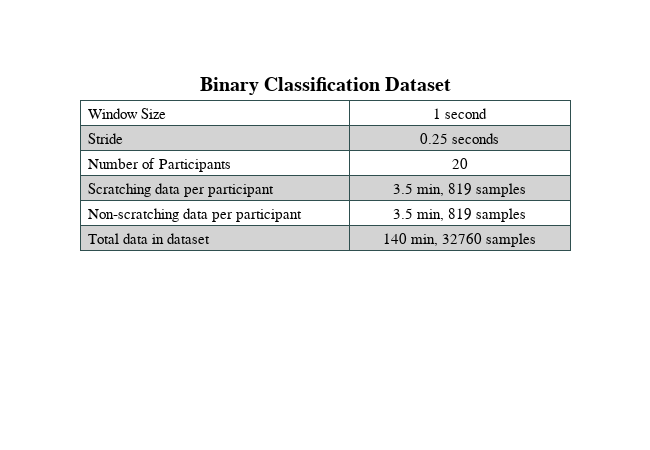

Notebook code cell kept with this figure:
### Code cell
import plotly.graph_objects as go
rowEvenColor = 'lightgrey'
rowOddColor = 'white'
col1 = ['Window Size', 'Stride', 'Number of Participants', 'Scratching data per participant',
       'Non-scratching data per participant', 'Total data in dataset']
col2 = ['1 second', '0.25 seconds', '20', '3.5 min, 819 samples', '3.5 min, 819 samples', '140 min, 32760 samples']

fig = go.Figure(data=[go.Table(
    header = dict(values = ['', ''],line_color = 'darkslategrey', height = 0),
    columnwidth = [0.55,0.45],
    cells=dict(values=[col1, col2],
    line_color='darkslategray',
    fill_color = [[rowOddColor,rowEvenColor,rowOddColor, rowEvenColor]*4],
    align = ['left', 'center'],
    height = 25,
    font = dict(color = 'black', size = 15)))
                     ])

fig.layout['template']['data']['table'][0]['header']['fill']['color']='rgba(0,0,0,0)' #remove header
#fig.for_each_trace(lambda t: t.update(header_fill_color = 'rgba(0,0,0,0)'))


fig.update_layout(showlegend = False,
    title={
        'text': "<b>Binary Classification Dataset</b>",
        'y':0.83,
        'x':0.5,
        'xanchor': 'center',
        'yanchor': 'top'}, width = 650, height = 450,
        font=dict(
            size=14,
        )
                     )
fig.update_layout(
    font_family="Helvetica Neue",
    font_color="black",
    title_font_family="Helvetica Neue",
    title_font_color="black",
    legend_title_font_color="black"
)

fig.show()
fig.write_image('/Users/akhil/Documents/Wearable_Scratch_Intensity/final_paper/final_figures/bin_dataset.png')

### Figure 1 — Plotly figure (JSON) as saved in the notebook; plotly's stock layout.template omitted (floating-point values rounded to 4 significant figures)
{"data": [{"cells": {"align": ["left", "center"], "fill": {"color": [["white", "lightgrey", "white", "lightgrey", "white", "lightgrey", "white", "lightgrey", "white", "lightgrey", "white", "lightgrey", "white", "lightgrey", "white", "lightgrey"]]}, "font": {"color": "black", "size": 15}, "height": 25, "line": {"color": "darkslategray"}, "values": [["Window Size", "Stride", "Number of Participants", "Scratching data per participant", "Non-scratching data per participant", "Total data in dataset"], ["1 second", "0.25 seconds", "20", "3.5 min, 819 samples", "3.5 min, 819 samples", "140 min, 32760 samples"]]}, "columnwidth": [0.55, 0.45], "header": {"height": 0, "line": {"color": "darkslategrey"}, "values": ["", ""]}, "type": "table"}], "layout": {"font": {"color": "black", "family": "Helvetica Neue", "size": 14}, "height": 450, "legend": {"title": {"font": {"color": "black"}}}, "showlegend": false, "title": {"font": {"color": "black", "family": "Helvetica Neue"}, "text": "<b>Binary Classification Dataset</b>", "x": 0.5, "xanchor": "center", "y": 0.83, "yanchor": "top"}, "width": 650}}
